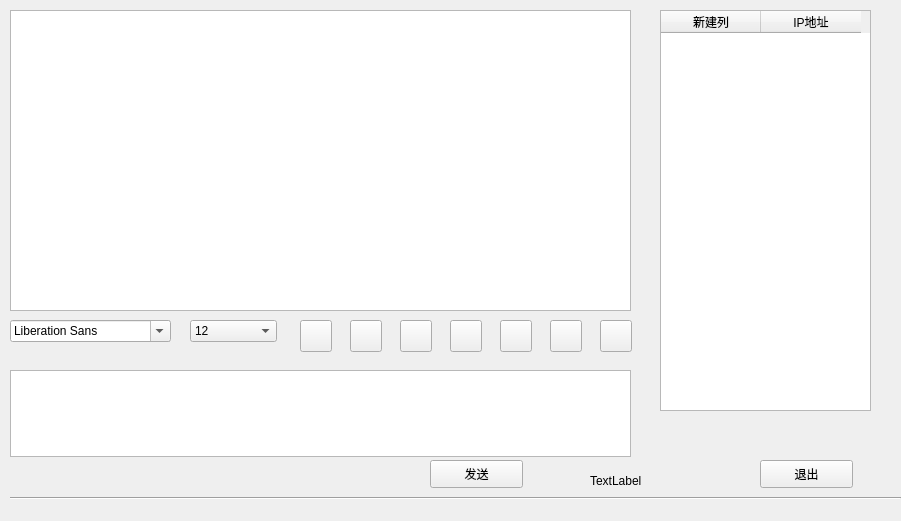
<?xml version="1.0" encoding="UTF-8"?>
<ui version="4.0">
 <class>Widget</class>
 <widget class="QWidget" name="Widget">
  <property name="geometry">
   <rect>
    <x>0</x>
    <y>0</y>
    <width>901</width>
    <height>521</height>
   </rect>
  </property>
  <property name="windowTitle">
   <string>Form</string>
  </property>
  <widget class="QTextBrowser" name="msgBrowser">
   <property name="geometry">
    <rect>
     <x>10</x>
     <y>10</y>
     <width>621</width>
     <height>301</height>
    </rect>
   </property>
  </widget>
  <widget class="QTextEdit" name="msgTxtEdit">
   <property name="geometry">
    <rect>
     <x>10</x>
     <y>370</y>
     <width>621</width>
     <height>87</height>
    </rect>
   </property>
  </widget>
  <widget class="QTableWidget" name="usrTblWidget">
   <property name="geometry">
    <rect>
     <x>660</x>
     <y>10</y>
     <width>211</width>
     <height>401</height>
    </rect>
   </property>
   <property name="selectionMode">
    <enum>QAbstractItemView::SingleSelection</enum>
   </property>
   <column>
    <property name="text">
     <string>新建列</string>
    </property>
   </column>
   <column>
    <property name="text">
     <string>IP地址</string>
    </property>
   </column>
  </widget>
  <widget class="QFontComboBox" name="fontCbx">
   <property name="geometry">
    <rect>
     <x>10</x>
     <y>320</y>
     <width>161</width>
     <height>22</height>
    </rect>
   </property>
  </widget>
  <widget class="QComboBox" name="comboBox">
   <property name="geometry">
    <rect>
     <x>190</x>
     <y>320</y>
     <width>87</width>
     <height>22</height>
    </rect>
   </property>
   <property name="currentIndex">
    <number>4</number>
   </property>
   <item>
    <property name="text">
     <string>8</string>
    </property>
   </item>
   <item>
    <property name="text">
     <string>9</string>
    </property>
   </item>
   <item>
    <property name="text">
     <string>10</string>
    </property>
   </item>
   <item>
    <property name="text">
     <string>11</string>
    </property>
   </item>
   <item>
    <property name="text">
     <string>12</string>
    </property>
   </item>
   <item>
    <property name="text">
     <string>13</string>
    </property>
   </item>
   <item>
    <property name="text">
     <string>14</string>
    </property>
   </item>
   <item>
    <property name="text">
     <string>15</string>
    </property>
   </item>
   <item>
    <property name="text">
     <string>16</string>
    </property>
   </item>
   <item>
    <property name="text">
     <string>17</string>
    </property>
   </item>
   <item>
    <property name="text">
     <string>18</string>
    </property>
   </item>
   <item>
    <property name="text">
     <string>19</string>
    </property>
   </item>
   <item>
    <property name="text">
     <string>20</string>
    </property>
   </item>
   <item>
    <property name="text">
     <string>21</string>
    </property>
   </item>
   <item>
    <property name="text">
     <string>22</string>
    </property>
   </item>
  </widget>
  <widget class="QPushButton" name="sendBtn">
   <property name="geometry">
    <rect>
     <x>430</x>
     <y>460</y>
     <width>93</width>
     <height>28</height>
    </rect>
   </property>
   <property name="text">
    <string>发送</string>
   </property>
  </widget>
  <widget class="QLabel" name="usrNumLbl">
   <property name="geometry">
    <rect>
     <x>590</x>
     <y>470</y>
     <width>101</width>
     <height>21</height>
    </rect>
   </property>
   <property name="text">
    <string>TextLabel</string>
   </property>
  </widget>
  <widget class="QPushButton" name="exitBtn">
   <property name="geometry">
    <rect>
     <x>760</x>
     <y>460</y>
     <width>93</width>
     <height>28</height>
    </rect>
   </property>
   <property name="text">
    <string>退出</string>
   </property>
  </widget>
  <widget class="Line" name="line">
   <property name="geometry">
    <rect>
     <x>10</x>
     <y>490</y>
     <width>891</width>
     <height>16</height>
    </rect>
   </property>
   <property name="orientation">
    <enum>Qt::Horizontal</enum>
   </property>
  </widget>
  <widget class="QToolButton" name="boldTBtn">
   <property name="geometry">
    <rect>
     <x>300</x>
     <y>320</y>
     <width>32</width>
     <height>32</height>
    </rect>
   </property>
   <property name="toolTip">
    <string>加粗</string>
   </property>
   <property name="text">
    <string/>
   </property>
  </widget>
  <widget class="QToolButton" name="italicTBtn">
   <property name="geometry">
    <rect>
     <x>350</x>
     <y>320</y>
     <width>32</width>
     <height>32</height>
    </rect>
   </property>
   <property name="toolTip">
    <string>倾斜</string>
   </property>
   <property name="text">
    <string/>
   </property>
  </widget>
  <widget class="QToolButton" name="underlineTBtn">
   <property name="geometry">
    <rect>
     <x>400</x>
     <y>320</y>
     <width>32</width>
     <height>32</height>
    </rect>
   </property>
   <property name="toolTip">
    <string>下划线</string>
   </property>
   <property name="text">
    <string/>
   </property>
  </widget>
  <widget class="QToolButton" name="colorTBtn">
   <property name="geometry">
    <rect>
     <x>450</x>
     <y>320</y>
     <width>32</width>
     <height>32</height>
    </rect>
   </property>
   <property name="toolTip">
    <string>更改字体颜色</string>
   </property>
   <property name="text">
    <string/>
   </property>
  </widget>
  <widget class="QToolButton" name="saveTBtn">
   <property name="geometry">
    <rect>
     <x>550</x>
     <y>320</y>
     <width>32</width>
     <height>32</height>
    </rect>
   </property>
   <property name="toolTip">
    <string>保存聊天记录</string>
   </property>
   <property name="text">
    <string/>
   </property>
  </widget>
  <widget class="QToolButton" name="clearTBtn">
   <property name="geometry">
    <rect>
     <x>600</x>
     <y>320</y>
     <width>32</width>
     <height>32</height>
    </rect>
   </property>
   <property name="toolTip">
    <string>清空聊天记录</string>
   </property>
   <property name="text">
    <string/>
   </property>
  </widget>
  <widget class="QToolButton" name="sendTBtn">
   <property name="geometry">
    <rect>
     <x>500</x>
     <y>320</y>
     <width>32</width>
     <height>32</height>
    </rect>
   </property>
   <property name="toolTip">
    <string>传输文件</string>
   </property>
   <property name="text">
    <string/>
   </property>
  </widget>
 </widget>
 <resources/>
 <connections/>
</ui>
